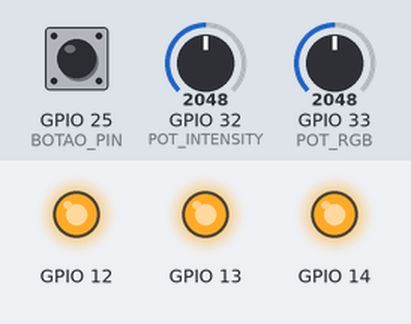
Bench run of a sketch on a simulated ESP32. On the bench: output pins drawn as LEDs (lit = HIGH). The inputs (shaded band) are chosen by the test bench; at power-on: GPIO 25 (BOTAO_PIN) HIGH, GPIO 33 (POT_RGB) = 2048, GPIO 32 (POT_INTENSITY) = 2048. What the sketch prints to the serial monitor is not drawn.

Above: at 1.2 s.
1.3 s: GPIO 25 (BOTAO_PIN) pulled LOW for 0.15 s
At 1.6 s:
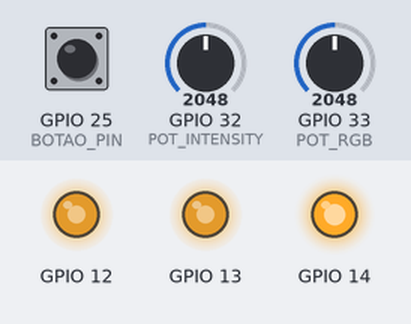
2.9 s: GPIO 33 (POT_RGB) set to 2866
At 4.1 s:
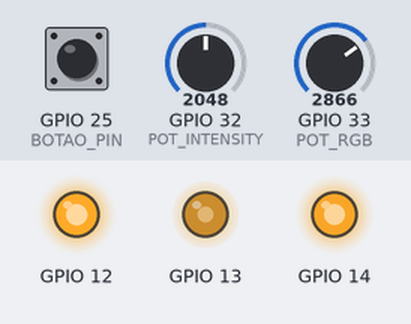
4.4 s: GPIO 32 (POT_INTENSITY) set to 2866
At 4.7 s:
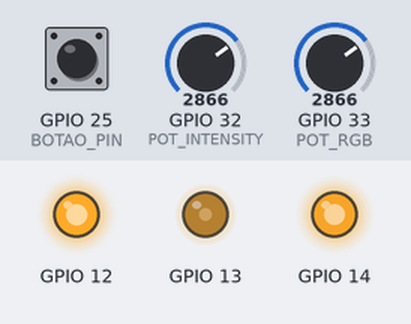
5.9 s: GPIO 25 (BOTAO_PIN) pulled LOW for 1 s
At 6.89 s:
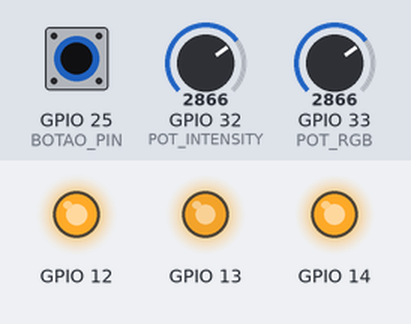
9.0 s: GPIO 32 (POT_INTENSITY) set to 3603
12.0 s: GPIO 33 (POT_RGB) set to 3603
Timing chart, 0 to 18.5 s (numbered marks = the images above; inputs shaded):
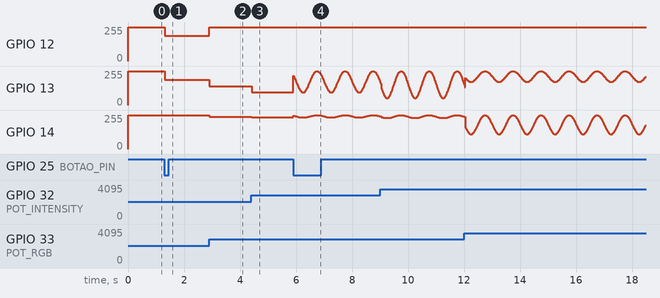

The sketch:

brainMachine.ino
```cpp
#include "esp_timer.h"
#include "driver/timer.h"


#define SINAL1_ADC 5  // GPIO do primeiro sinal (ADC1_CH6)
#define SINAL2_ADC 18  // GPIO do segundo sinal (ADC1_CH7)
#define POT_INTENSITY 32
#define POT_RGB 33
#define BOTAO_PIN 25


#define COMMON_CATHODE

//#define COMMON_ANODE


class LedRGB {
private:
    int pinRed, pinGreen, pinBlue;
    int redValue, greenValue, blueValue;
    int redValueCurrent, greenValueCurrent, blueValueCurrent;    //cores com variação de intensidade das funções
    int redValueWithIntensity, greenValueWithIntensity, blueValueWithIntensity;    //cores com variação de intensidade das funções
    unsigned long previousMillis; // Para controlar o tempo com millis()
    float frequency; // Frequência de piscagem em hertz
    float period; // Período da onda (tempo de um ciclo completo)
    unsigned long interval; // Intervalo entre as trocas de estado
    bool ledState; // Para controlar se o LED está ligado ou desligado

public:
    // Construtor: inicializa os pinos
    LedRGB(int r, int g, int b) {
        pinRed = r;
        pinGreen = g;
        pinBlue = b;

        pinMode(pinRed, OUTPUT);
        pinMode(pinGreen, OUTPUT);
        pinMode(pinBlue, OUTPUT);

        redValue = 0;
        greenValue = 0;
        blueValue = 0;

        redValueCurrent = 0;
        greenValueCurrent = 0;
        blueValueCurrent = 0;

        redValueWithIntensity = 0;
        greenValueWithIntensity = 0;
        blueValueWithIntensity = 0;

        previousMillis = 0;
        ledState = false;
    }

    // Função para definir a cor (valores de 0 a 255)
    void setColor(int r, int g, int b) {
      /*
      #ifdef COMMON_ANODE
        redValue =  (int)r;  //  valores de cor
        greenValue =  (int)g;
        blueValue =  (int)b;
        #endif
        #ifdef COMMON_CATHODE
        redValue = (int)255 - r ;  // Subtrai de 255 para inverter os valores de cor
        greenValue = (int)255 - g ;
        blueValue = (int)255 - b ;
        #endif
        */
        redValue =  (int)r;  //  valores de cor
        greenValue =  (int)g;
        blueValue =  (int)b;

    }

    //Configura intensidade dos leds
    void setIntensity(float intensity)
    {
        #ifdef COMMON_ANODE
        redValueWithIntensity =  (int)redValue*intensity;  // Subtrai de 255 para inverter os valores de cor
        greenValueWithIntensity =  (int)greenValue*intensity;
        blueValueWithIntensity =  (int) blueValue*intensity;
        #endif
        #ifdef COMMON_CATHODE
        redValueWithIntensity = (int)(255-redValue*intensity);  // Subtrai de 255 para inverter os valores de cor
        greenValueWithIntensity = (int)( 255-greenValue*intensity);
        blueValueWithIntensity = (int)(255-blueValue*intensity);
        #endif
    }

    //altera a intensidade dos leds sem mudar cor RGB
    void setIntensityCurrent(float intensity)
    {
      #ifdef COMMON_ANODE
        redValueCurrent =  (int)redValueWithIntensity*intensity;  // Subtrai de 255 para inverter os valores de cor
        greenValueCurrent =  (int)greenValueWithIntensity*intensity;
        blueValueCurrent =  (int) blueValueWithIntensity*intensity;
        #endif
        #ifdef COMMON_CATHODE
        redValueCurrent = (int)( 255-(redValueWithIntensity-255)*(-1)*intensity);  // Subtrai de 255 para inverter os valores de cor
       greenValueCurrent = (int)(255- (greenValueWithIntensity-255)*(-1)*intensity);
        blueValueCurrent = (int)( 255- (blueValueWithIntensity-255)*(-1)*intensity);
        #endif
    }

    // Função para ligar o LED com a cor escolhida
    void turnOn() {

        // Ligar as cores com base nos valores definidos
        analogWrite(pinRed, redValueCurrent);   // Valor invertido para o hardware
        analogWrite(pinGreen, greenValueCurrent); // Valor invertido para o hardware
        analogWrite(pinBlue, blueValueCurrent);  // Valor invertido para o hardware
    }

    // Função para desligar o LED
    void turnOff() {
        // No caso do hardware invertido, nível alto apaga o LED
        #ifdef COMMON_ANODE
        analogWrite(pinRed, LOW);
        analogWrite(pinGreen, LOW);
        analogWrite(pinBlue, LOW);
        #endif
        #ifdef COMMON_CATHODE
        analogWrite(pinRed, 255);
        analogWrite(pinGreen, 255);
        analogWrite(pinBlue, 255);
        #endif
    }
	void blinkSquareWaveWithDutyCycle(float freq, float dutyCycle) {
    frequency = freq;
    period = 1000.0 / frequency; // Período da onda em milissegundos
    unsigned long intervalOn = period * dutyCycle; // O tempo "on" é controlado pelo duty cycle
    unsigned long intervalOff = period - intervalOn; // O tempo "off" é o restante do período
    unsigned long currentMillis = millis();

    if (ledState) {  // Se o LED estiver ligado, verificar o tempo "on"
        if (currentMillis - previousMillis >= intervalOn) {
            previousMillis = currentMillis;
            ledState = !ledState; // Inverte o estado do LED
            turnOff(); // Desliga o LED (nível alto)
        }
    } else {  // Se o LED estiver desligado, verificar o tempo "off"
        if (currentMillis - previousMillis >= intervalOff) {
            previousMillis = currentMillis;
            ledState = !ledState; // Inverte o estado do LED
            turnOn(); // Liga o LED (nível baixo)
        }
    }
}
    // Função para piscar o LED com a onda quadrada
    void blinkSquareWave(float freq) {
        frequency = freq;
        period = 1000.0 / frequency; // Período da onda em milissegundos
        interval = period / 2; // O tempo de "on" e "off" é metade do período
        unsigned long currentMillis = millis();
        setIntensityCurrent(1);

        if (currentMillis - previousMillis >= interval) {
            previousMillis = currentMillis;
          ledState = !ledState; // Inverte o estado do LED
            if (ledState) {
                turnOn();
            } else {
                turnOff(); // Desliga o LED (nível alto)
            }
        }
    }


void blinkSineWave(float freq) {
    period = 1000.0 / frequency; // Período da onda quadrada em milissegundos

    unsigned long currentMillis = millis();

    // Calcula o valor da função seno, que vai de -1 a 1
    // A variável 'freq' é a frequência da onda senoidal em Hz, usada para calcular a posição do ciclo
    float sineValue = sin(2 * PI * freq * (currentMillis / 1000.0));

    // Mapeia a função seno de [-1, 1] para [0, 1], para ser usado como duty cycle
    float dutyCycle = (sineValue + 1.0) / 2.0;

    // Controla o brilho do LED usando o PWM com base no duty cycle gerado pela onda senoidal
    setIntensityCurrent(dutyCycle);
    turnOn();

}


void blinkTriangleWave(float freq) {
    period = 1000.0 / frequency; // Período da onda quadrada em milissegundos

    unsigned long currentMillis = millis();

    // Calcula a fase do ciclo em função da frequência e do tempo decorrido
    float cycleTime = 1000.0 / freq; // Tempo total de um ciclo da onda triangular (em ms)
    float elapsedTime = (currentMillis % (unsigned long)cycleTime); // Tempo dentro do ciclo atual
    float dutyCycle;

    // Se a fase estiver na subida (0 a 1)
    if (elapsedTime < cycleTime / 2) {
        dutyCycle = elapsedTime / (cycleTime / 2); // Aumento linear do duty cycle
    } else {
        // Se a fase estiver na descida (1 a 0)
        dutyCycle = 1 - ((elapsedTime - cycleTime / 2) / (cycleTime / 2)); // Diminuição linear do duty cycle
    }

    // Controla o brilho do LED usando o PWM com base no duty cycle gerado pela onda triangular
    setIntensityCurrent(dutyCycle);
    turnOn();
}


};

// Instancia o LED com os pinos 2, 3 e 4 fora da classe
LedRGB led(14,12,13);
/*
void lerPotenciometroIntensidade() {
    delayMicroseconds(100);  // Pequeno atraso antes da leitura
    int leitura = analogRead(POT_INTENSITY);
    Serial.printf("PotInt = %f\n",round(leitura / 4095.0 * 10) / 10.0);
    led.setIntensity(round(leitura / 4095.0 * 10) / 10.0);

}*/

void lerPotenciometroIntensidade() {
    static float ultimoValor = 0.0;  // Mantém o último valor válido

    float leitura = analogRead(POT_INTENSITY);
    float intensidade = round(leitura / 4095.0 * 100) / 100.0;

    if (intensidade < 0.01 ) { // Se a leitura real for >10, não deveria ser 0
        intensidade = ultimoValor;  // Mantém o último valor válido
    } else {
        ultimoValor = intensidade;  // Atualiza o último valor
    }

    Serial.printf("PotInt = %.1f\n", intensidade);
    led.setIntensity(intensidade);
}

// Função que lê um potenciômetro e gera valores RGB baseados na leitura
void calcularRGB() {
    static int ultimoValor = 0;  // Mantém o último valor válido
    int leitura = analogRead(POT_RGB);

    Serial.printf("PotRGB = %d\n", leitura);

    // Mapeia de 0-4095 para 0-765 (total de transição RGB)
    int valor = map(leitura, 0, 4095, 0, 765);

    // Se a leitura for muito baixa, mantém o último valor válido (evita glitches)
    if (leitura < 1) {
        valor = ultimoValor;
    } else {
        ultimoValor = valor; // Atualiza o último valor
    }

    int r = 0, g = 0, b = 0;

    if (valor <= 255) {
        r = 255 - valor;
        g = valor;
        b = 0;  // Vermelho → Verde
    } else if (valor <= 510) {
        r = 0;
        g = 255 - (valor - 255);
        b = (valor - 255);  // Verde → Azul
    } else {
        r = (valor - 510);
        g = 0;
        b = 255 - (valor - 510);  // Azul → Vermelho
    }

    // Garantia de que os valores de cor não ultrapassem 0-255
    r = constrain(r, 0, 255);
    g = constrain(g, 0, 255);
    b = constrain(b, 0, 255);

    Serial.printf("RGB: R=%d, G=%d, B=%d\n", r, g, b);
    led.setColor(r, g, b);
}

volatile unsigned long ultimoTempo1 = 0;
volatile unsigned long ultimoTempo2 = 0;
volatile unsigned long periodo1 = 0;
volatile unsigned long periodo2 = 0;
volatile float freqSinal1 = 0;
volatile float freqSinal2 = 0;

// Interrupção para o primeiro sinal
void IRAM_ATTR medirFrequencia1() {
    unsigned long tempoAgora = micros();
    if (ultimoTempo1 != 0) {
        periodo1 = tempoAgora - ultimoTempo1;
        freqSinal1 = 1e6 / (float)periodo1; // Frequência em Hz
        Serial.println(freqSinal1);
    }
    ultimoTempo1 = tempoAgora;
}

// Interrupção para o segundo sinal
void IRAM_ATTR medirFrequencia2() {
    unsigned long tempoAgora = micros();
    if (ultimoTempo2 != 0) {
        periodo2 = tempoAgora - ultimoTempo2;
        freqSinal2 = 1e6 / (float)periodo2; // Frequência em Hz
        Serial.println(freqSinal2);
    }
    ultimoTempo2 = tempoAgora;
}


// Máquina de estados controlada por botão
volatile int estado = 0;

void IRAM_ATTR mudarEstado() {
    static unsigned long ultimaPressao = 0;
    unsigned long tempoAtual = millis();

    if (tempoAtual - ultimaPressao > 200) {  // Debounce
        estado = (estado + 1) % 5;
        ultimaPressao = tempoAtual;
    }
}

void maquinaEstados(void *pvParameters) {

    int tempoParaMedirPot = 0;
    float freqPulse = 0.0;
    attachInterrupt(BOTAO_PIN, mudarEstado, FALLING);
   // attachInterrupt(SINAL1_ADC, medirFrequencia1, RISING);
   // attachInterrupt(SINAL2_ADC, medirFrequencia2, RISING);
    while (true) {

      if((millis() - tempoParaMedirPot)>50)
      {
      calcularRGB();
      lerPotenciometroIntensidade();
      tempoParaMedirPot = millis();
      }


      freqPulse = 1.0;


        switch (estado) {
            case 0:
                Serial.println("Leds desligados.");
                  led.turnOff();
                break;
            case 1:

                Serial.println("Leds ligados.");
                led.setIntensityCurrent(1);
                led.turnOn();
                break;

            case 2:
                Serial.println("Onda senoidal.");
                led.blinkSineWave(abs(freqPulse)); // Frequência de 1 Hz para onda senoidal
                break;
            case 3:
                Serial.println("Onda quadrada.");
                led.blinkSquareWave(abs(freqPulse)); // Frequência de 1 Hz para onda quadrada
                break;
            case 4:
                Serial.println("Onda triangular.");
                led.blinkTriangleWave(abs(freqPulse)); // Frequência de 1 Hz para onda triangular
                break;
        }

        vTaskDelay(pdMS_TO_TICKS(10)); // Libera a CPU por 1ms
    }
}


void setup() {
  Serial.begin(115200);
  led.setColor(255,255,255); // Define a cor
  led.setIntensity(1);
  pinMode(SINAL1_ADC,  INPUT);
  pinMode(SINAL2_ADC,  INPUT);
  pinMode(BOTAO_PIN, INPUT_PULLUP);

  // Configura interrupções para borda de subida

  //xTaskCreatePinnedToCore(medirFrequencia, "LeituraFreq", 4096, NULL, 1, NULL, 1);
  xTaskCreatePinnedToCore(maquinaEstados, "MaquinaEstados", 4096, NULL, 1, NULL, 0);
}

void loop() {

    }
```

Measured:
- after the input at 1.3 s, GPIO 12, GPIO 13: 255/255 → 191/255 at once
- after the input at 2.9 s, GPIO 12: 191/255 → 255/255 at once; GPIO 13: 191/255 → 140/255 at once; GPIO 14: 255/255 → 242/255 at once
- after the input at 4.4 s, GPIO 13: 140/255 → 94/255 at once; GPIO 14: 242/255 → 237/255 at once
